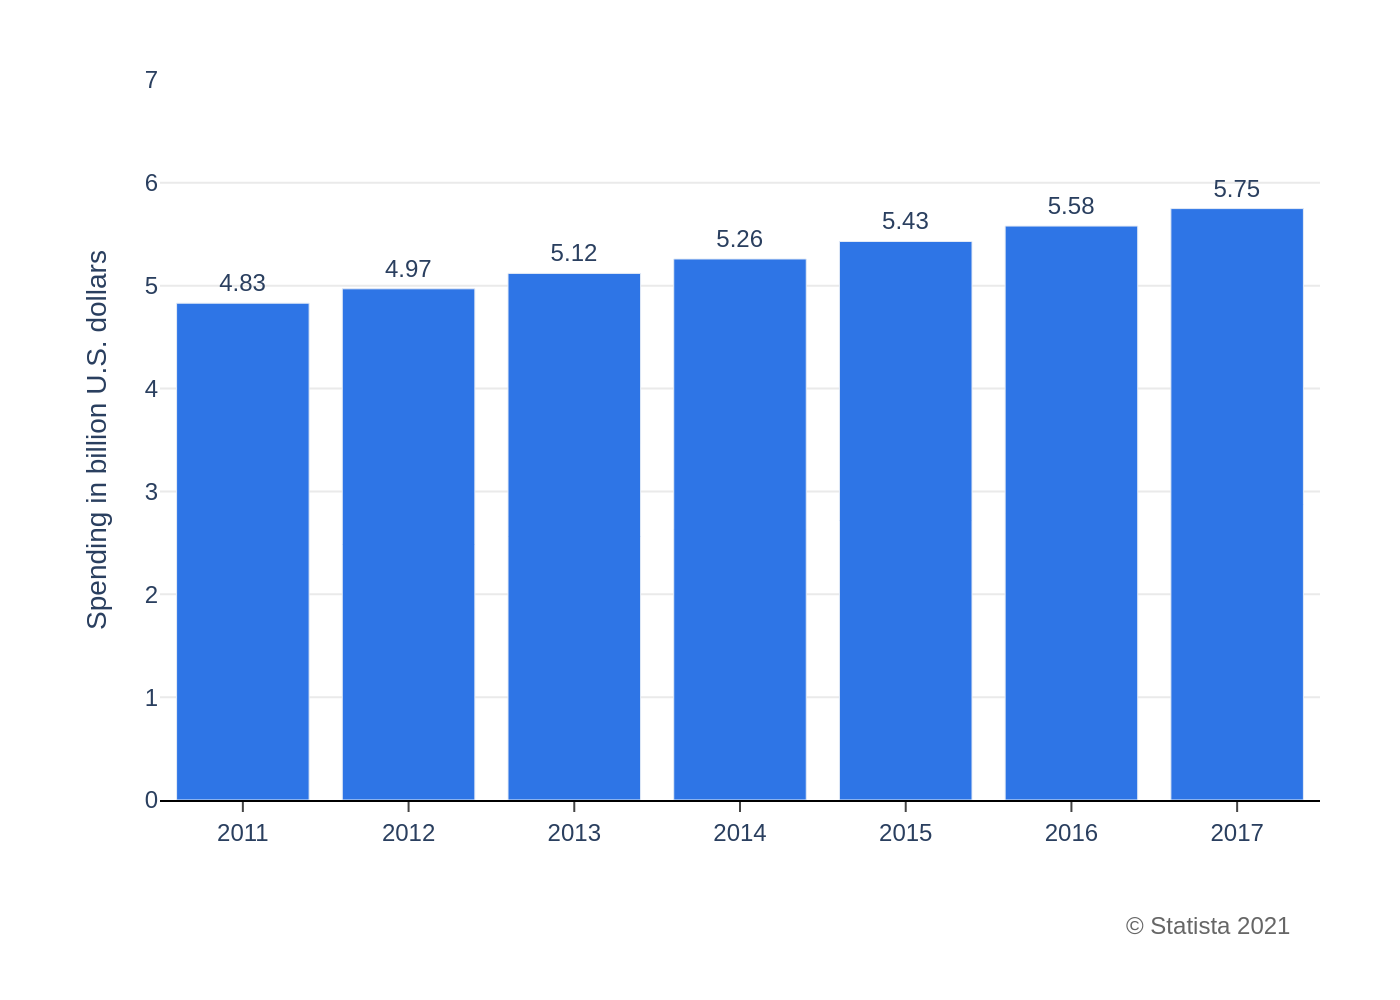

Reproduce this figure in Python.
import sys
import json
import plotly.graph_objects as go
import pathlib

if len(sys.argv) != 2:
    print(f"Usage: {pathlib.Path(__file__).name} <json_file_path>")
    sys.exit(1)

json_path = pathlib.Path(sys.argv[1])

if not json_path.is_file():
    print(f"Error: File not found at {json_path}")
    sys.exit(1)

try:
    with open(json_path, 'r', encoding='utf-8') as f:
        chart_info = json.load(f)
except json.JSONDecodeError:
    print(f"Error: Invalid JSON format in {json_path}")
    sys.exit(1)

chart_data = chart_info.get('chart_data', [])
texts = chart_info.get('texts', {})
colors = chart_info.get('colors', [])

x_values = [d['x'] for d in chart_data]
y_values = [d['y'] for d in chart_data]

fig = go.Figure()

fig.add_trace(go.Bar(
    x=x_values,
    y=y_values,
    text=y_values,
    textposition='outside',
    marker_color=colors[0],
    texttemplate='%{text:.2f}',
    hoverinfo='none',
    cliponaxis=False
))

fig.update_layout(
    font=dict(family="Arial"),
    plot_bgcolor='white',
    paper_bgcolor='white',
    showlegend=False,
    margin=dict(l=80, r=40, t=40, b=100),
    xaxis=dict(
        title_text=texts.get('xaxis_title'),
        showgrid=False,
        linecolor='black',
        ticks='outside'
    ),
    yaxis=dict(
        title_text=texts.get('yaxis_title'),
        range=[0, 7],
        tickmode='array',
        tickvals=[i for i in range(8)],
        showgrid=True,
        gridcolor='#EAEAEA',
        gridwidth=1,
        zeroline=False
    ),
)

if texts.get('source'):
    fig.add_annotation(
        text=texts['source'],
        xref="paper", yref="paper",
        x=0.98, y=-0.15,
        showarrow=False,
        xanchor='right',
        yanchor='top',
        align='right',
        font=dict(size=12, color='#666666')
    )

output_filename = json_path.with_suffix('.png')
fig.write_image(output_filename, scale=2)

print(f"Chart saved to {output_filename}")
